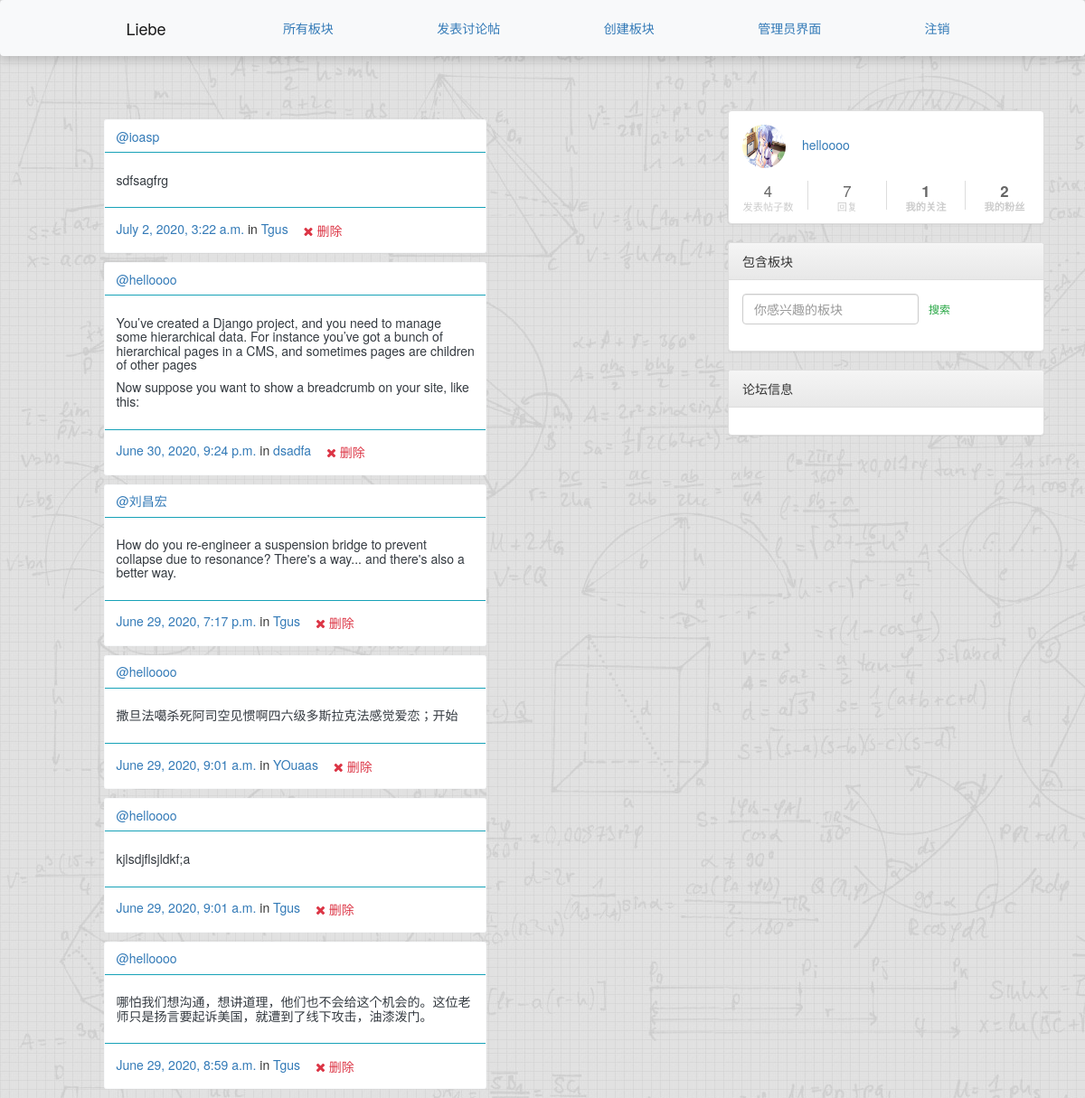
The app's page /posts/ (signed in) with its own data.
### posts/models.py (models this page shows, shortened)
class Post(models.Model):
    title = models.CharField(max_length=200, blank=True, verbose_name="标题")
    user = models.ForeignKey(User, related_name="posts",on_delete=models.CASCADE)
    created_at = models.DateTimeField(auto_now=True)
    message = models.TextField(verbose_name="帖子内容")
    message_html = models.TextField(editable=False)
    likes = models.ManyToManyField(User, blank=True, related_name="post_likes")
    group = models.ForeignKey(
        Group, related_name="posts",null=True,
        blank=True,on_delete=models.CASCADE,
        verbose_name="所属板块"
    )
    class Meta:
        ordering = ["-created_at"]
        unique_together = ["user", "message"]

### accounts/models.py (models this page shows, shortened)
class User(AbstractUser):
    signature = models.CharField(max_length=255, blank=True, null=True)
    head_img = models.ImageField(blank=True, null=True, upload_to='profile_pics', default="default.jpeg")
    friends = models.ManyToManyField("User", blank=True, related_name='followed_by')

### groups/models.py (models this page shows, shortened)
class Group(models.Model):
    name = models.CharField(max_length=255, unique=True, verbose_name="板块名称")
    slug = models.SlugField(allow_unicode=True, unique=True)
    description = models.TextField(blank=True, default='', verbose_name="板块描述")
    description_html = models.TextField(editable=False, default='', blank=True)
    members = models.ManyToManyField(User,through="GroupMember")
    class Meta:
        ordering = ["name"]

### posts/views.py (the view)
# urls.py: path('', views.PostList.as_view(), name="all"),
class PostList(SelectRelatedMixin, generic.ListView):
    model = models.Post
    select_related = ("user", "group")

### posts/templates/posts/post_list.html (shortened to what this page needs)
{% extends "posts/post_base.html" %}
{% load humanize %}
{% block post_content %}
<div class="col-md-8">
	{% for post in post_list %}
  {% include "posts/_post.html" %}
	{% endfor %}
</div>
{% endblock %}

### templates/base.html (shortened to what this page needs)
<!DOCTYPE>
<html>
{% load static %}
<head>
	<link rel="stylesheet" href="https://stackpath.bootstrapcdn.com/bootstrap/4.1.3/css/bootstrap.min.css"
>
	<link rel="stylesheet" href="https://maxcdn.bootstrapcdn.com/bootstrap/3.3.7/css/bootstrap-theme.min.css"
>
	<link href="https://maxcdn.bootstrapcdn.com/font-awesome/4.7.0/css/font-awesome.min.css" rel="stylesheet">
	<link rel="stylesheet" href="{% static 'simplesocial/css/master.css'%}">
	<link rel="stylesheet" href="{% static  'css/bootstrap.min.css' %}" />
	<link rel="stylesheet" href="{% static  'css/master.css' %}" />
</head>
<body>
	<nav class="navbar navbar-expand-lg navbar-light bg-light shadow fixed-top">
		<div class="container">
			<a class="navbar-brand" href="{% url 'home' %}">Liebe</a>
			<a class="nav-item nav-link" href="{% url 'groups:all' %}" class="btn btn-simple">所有板块</a>
			{% if user.is_authenticated %}
			<a class="nav-item nav-link" href="{% url 'posts:create' %}" class="btn btn-simple">发表讨论帖</a>
			{% if user.is_superuser %}
			<a class="nav-item nav-link" href="{% url 'groups:create' %}" class="btn btn-simple">创建板块</a>
			<a class="nav-item nav-link" href="/mysterious/" class="btn btn-simple">管理员界面</a>
			{% endif %}
			<a class="nav-item nav-link" href="{% url 'accounts:logout' %}" class="btn btn-simple">注销</a>
			{% else %}
			<a class="nav-item nav-link" href="{% url 'accounts:login' %}" class="btn btn-simple">登录</a>
			<a class="nav-item nav-link" href="{% url 'accounts:signup' %}" class="btn btn-simple">注册</a>
			{% endif %}
		</div>
	</nav>
	<div id="main" class="container">
		<div class="row">
			<div class="col-lg-8">
				<div class="container mycontent">
					{% block content %}
					{% endblock %}
				</div>
			</div>
			<div class="col-lg-4">
				{% if  user.is_authenticated %}
				<div class="panel panel-default">
					<div class="panel-body user-panel">
						<div class="panel-user-info">
							<div class="avatar-name">
								<a href="{% url 'accounts:profile' username=user.username %}">
									<img class="panel-avatar user-avatar rounded-circle" src="{{ user.head_img.url }}" alt="" />
								</a>
								<span class="panel-username"><a href="{% url 'accounts:profile' username=user.username %}">{{ user.username }}</a></span>
							</div>
							<div class="row panel-user-meta">
								<div class="col-xs-3 panel-user-meta-item">
										<div class="text-center">
											<p class="panel-user-meta-item-value">
												{{  user.posts.count }}
											</p>
											<p class="panel-user-meta-item-title">发表帖子数</p>
										</div>
								</div>
								<div class="col-xs-3 panel-user-meta-item">
										<div class="text-center">
											<p class="panel-user-meta-item-value">
												{{ user.comments.count }}
											</p>
											<p class="panel-user-meta-item-title">回复</p>
										</div>
								</div>
								<div class="col-xs-3 panel-user-meta-item">
									<a href="{% url 'accounts:following' username=user.username %}">
										<div class="text-center">
											<p class="panel-user-meta-item-value"><strong>{{ request.user.friends.count }}</strong>
											</p>
											<p class="panel-user-meta-item-title"><strong>我的关注</strong></p>
										</div>
									</a>
								</div>
								<div class="col-xs-3 panel-user-meta-item">
									<a href="{% url 'accounts:fans' username=user.username %}">
										<div class="text-center">
											<p class="panel-user-meta-item-value"><strong>{{ request.user.followed_by.count }}</strong>
											</p>
											<p class="panel-user-meta-item-title"><strong>我的粉丝</strong></p>
										</div>
									</a>
								</div>
							</div>
						</div>
					</div>
				</div>
				{% endif %}
				{% block  theme_tag %}
				<div class="panel panel-default">
					<div class="panel-heading">包含板块</div>
					<div class="panel-body">
						<form class="form-inline" action="{% url 'groups:search_result' %}" method="post"
							id="searchForm">
							<input class="form-control-sm form-control" type="search" placeholder="你感兴趣的板块"
								aria-label="Search" name="group_name">
							<button class="btn btn-outline-success  btn-sm" type="submit" value="Submit">搜索</button>
						</form>
					</div>
				</div>
				<div class="panel panel-default">
					<div class="panel-heading">论坛信息</div>
					<div class="panel-body">
					</div>
				</div>
				{% endblock %}
			</div>
		</div>
	</div>
</body>
</html>

### posts/templates/posts/_post.html
		<div class="card border-light mb-3 m-3">
			<div class="card-header bg-transparent border-info">
				<a href="{% url 'accounts:profile' username=post.user.username %}">@{{ post.user.username }}</a>
			</div>
			<div class="card-body text-dark">
				<h5 class="card-title">{{ post.message_html|safe }}</h5>
			</div>
			<div class="card-footer bg-transparent border-info media-footer">
				<time class="time"><a href="{% url 'posts:single' username=post.user.username pk=post.pk %}">{{ post.created_at }}</a></time>
				{% if post.group %}
				<span class="group-name">in <a href="#">{{ post.group.name }}</a></span>
				{% endif %}
				{% if user.is_authenticated and post.user == user and not hide_delete or user.is_superuser %}
				<a href="{% url 'posts:delete' pk=post.pk %}" title="delete" class="btn btn-simple">
					<span class="fa fa-remove text-danger" aria-hidden="true"></span>
					<span class="text-danger icon-label">删除</span>
				</a>
				{% endif %}
			</div>
		</div>

### static/simplesocial/css/master.css (style rules this page uses)
body { background: url("../../img/bg.jpg"); }
img.user-avatar { width: 48px; height: 48px; }
.panel-username { margin-left: 1em; }
.panel-user-meta { margin-top: 1em; }
.panel-user-meta p { margin: 0; }
.panel-user-meta-item+.panel-user-meta-item { border-left: solid 1px #ddd; }
.panel-user-meta-item-value { color: #666; font-size: 1.2em; line-height: 1.4em; }
.panel-user-meta-item-title { color: #ccc; line-height: 0.8em; font-size: 0.8em; }
.user-panel { padding: 0.6em; }

### records on screen
Post: user.username "ioasp", message_html "sdfsagfrg", created_at "July 2, 2020, 3:22 a.m.", group.name "Tgus", shows "删除"
Post: user.username "helloooo", message_html "You’ve created a Django project, and you need to manage some hierarchical data. For instance you’ve got a bunch of hierarchical pages in a CMS, and sometimes pages are children of other pages Now suppose you want to show a breadcrumb on your site, like this:", created_at "June 30, 2020, 9:24 p.m.", group.name "dsadfa", shows "删除"
Post: user.username "刘昌宏", message_html "How do you re-engineer a suspension bridge to prevent collapse due to resonance? There's a way... and there's also a better way.", created_at "June 29, 2020, 7:17 p.m.", group.name "Tgus", shows "删除"
Post: user.username "helloooo", message_html "撒旦法噶杀死阿司空见惯啊四六级多斯拉克法感觉爱恋；开始", created_at "June 29, 2020, 9:01 a.m.", group.name "YOuaas", shows "删除"
Post: user.username "helloooo", message_html "kjlsdjflsjldkf;a", created_at "June 29, 2020, 9:01 a.m.", group.name "Tgus", shows "删除"
Post: user.username "helloooo", message_html "哪怕我们想沟通，想讲道理，他们也不会给这个机会的。这位老师只是扬言要起诉美国，就遭到了线下攻击，油漆泼门。", created_at "June 29, 2020, 8:59 a.m.", group.name "Tgus", shows "删除"
User: head_img (picture), username "helloooo", posts.count "4", comments.count "7", user.friends.count "1", user.followed_by.count "2"
